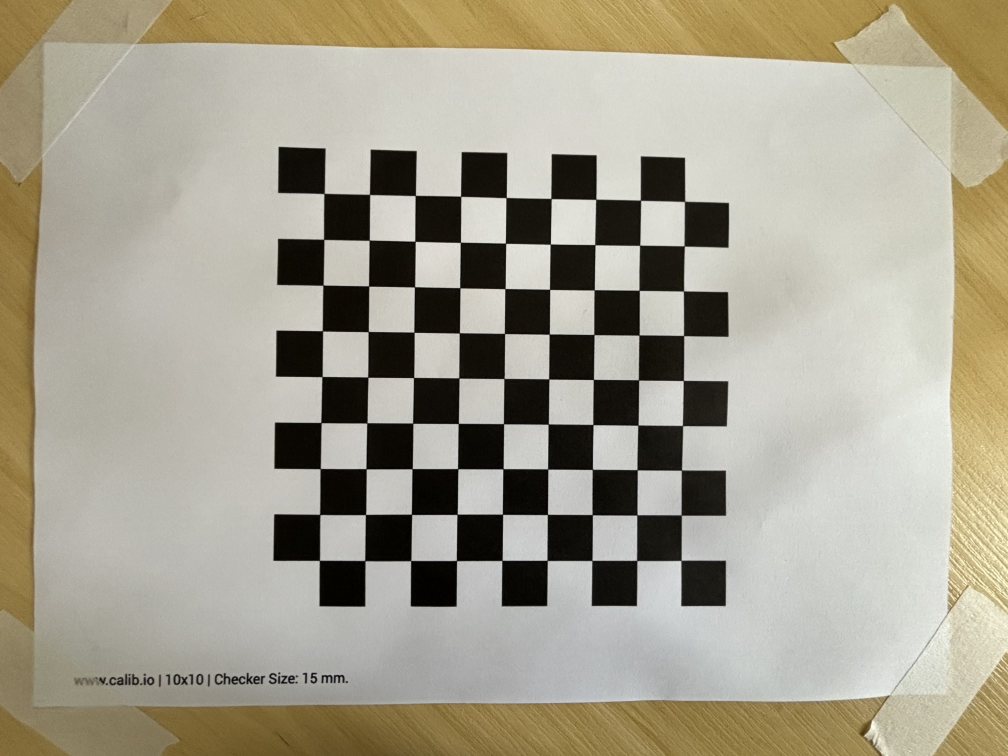
#> input picture iphone_15_ultra-wide_camera-1/IMG_7256.jpeg, 4032 x 3024 px (shown at 1/4 size); its folder holds only this picture in this run
$ python camera_calibration.py
#> lines starting #> are read from the running program, lines starting #| are printed output that depends on the picture
import numpy as np
import cv2
import glob
import yaml
import os


# Termination criteria
criteria = (cv2.TERM_CRITERIA_EPS + cv2.TERM_CRITERIA_MAX_ITER, 30, 0.001)

# Prepare object points, like (0,0,0), (1,0,0), (2,0,0) ....,(6,5,0)
objp = np.zeros((9*9, 3), np.float32)
square_size = 15  # tamanho real do quadrado em mm
objp[:, :2] = np.mgrid[0:9, 0:9].T.reshape(-1, 2) * square_size

# Arrays to store object points and image points from all the images.
objpoints = []  # 3D point in real world space
imgpoints = []  # 2D points in image plane.

# Load images from specified directory
images = glob.glob(r'/home/jardel/Desktop/camera_calibration/iphone_15_ultra-wide_camera-1/*.jpeg')
images_result = glob.glob(r'/home/jardel/Desktop/camera_calibration/iphone_15_ultra-wide_camera-2/*.jpeg')

# Create a results directory to save corrected images
results_dir = '/home/jardel/Desktop/camera_calibration/results-iphone15'
combined_iphone_results = '/home/jardel/Desktop/camera_calibration/results-combined-iphone'

os.makedirs(results_dir, exist_ok=True)
os.makedirs(combined_iphone_results, exist_ok=True)

found = 0
for fname in images:
    img = cv2.imread(fname)  # Capture frame-by-frame
#> img is the input picture: shape (3024, 4032, 3); mean B, G, R 142.9, 159.8, 165.2
    gray = cv2.cvtColor(img, cv2.COLOR_BGR2GRAY)
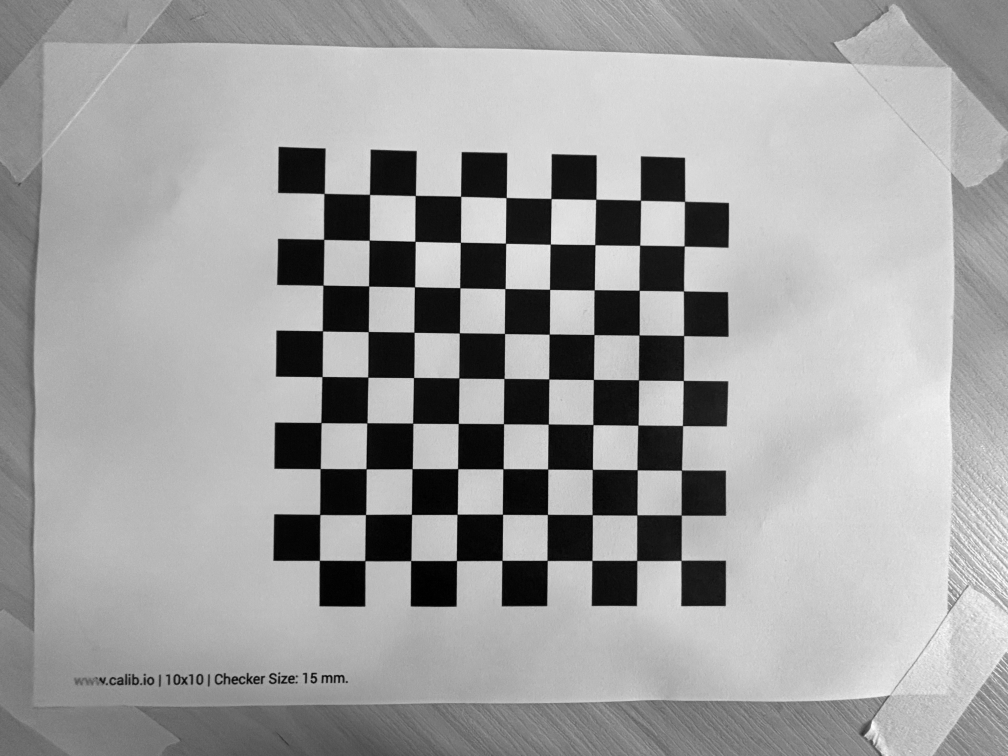
#> gray: shape (3024, 4032) (shown at 1/4 size); min 0, max 254, mean 159.5

    # Find the chess board corners
    ret, corners = cv2.findChessboardCorners(gray, (9, 9), None)
#> ret = True; corners = 81 rows, first 8: [1297.5, 775], [1481.5, 780.8], [1662.5, 783], [1844.5, 786.5], [2026, 791.5], [2205.5, 795.5], [2385, 798.5], [2563, 802]

    # If found, add object points, image points (after refining them)
    if ret:
        objpoints.append(objp)  # Every loop objp is the same, in 3D.
        corners2 = cv2.cornerSubPix(gray, corners, (11, 11), (-1, -1), criteria)
#> corners2 = 81 rows, first 8: [1297.4, 774.9], [1479.7, 779.1], [1662.5, 783.2], [1844.2, 786.5], [2025.9, 791.9], [2205.6, 795.4], [2384.8, 798.4], [2563.3, 802]
        imgpoints.append(corners2)

        # Draw and display the corners
        img = cv2.drawChessboardCorners(img, (9, 9), corners2, ret)
        found += 1

        # Resize the image for visualization
        img_resized = cv2.resize(img, (1080, 720))  # Ajuste as dimensões conforme necessário
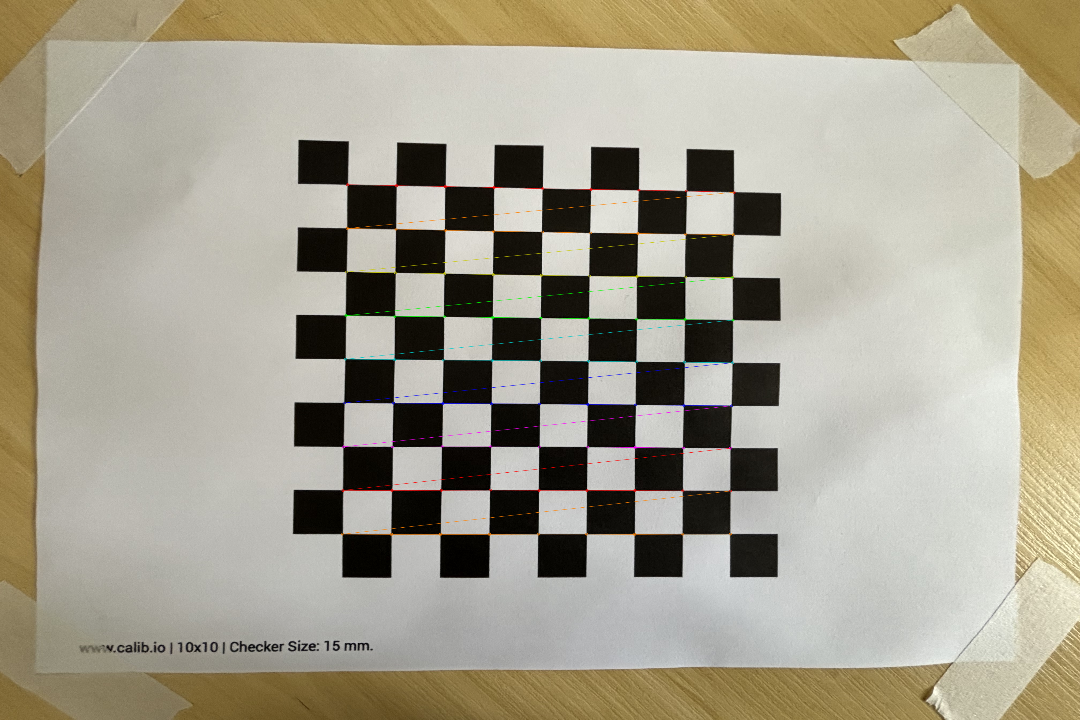
#> img_resized: shape (720, 1080, 3); mean B, G, R 142.8, 159.7, 165.3
        cv2.imshow('img', img_resized)
        cv2.waitKey(500)

# Calibration
ret, mtx, dist, rvecs, tvecs = cv2.calibrateCamera(objpoints, imgpoints, gray.shape[::-1], None, None)
#> ret = 1.06; mtx = [[7425.4, 0, 1996.9], [0, 7399.1, 1455.1], [0, 0, 1]]; dist = [[1.3, -59.2, 0.00662, 0.00577, 702.3]]; rvecs = ([0.0024, -0.121, 0.0115],); tvecs = ([-57.19, -55.67, 609.5],)

# Transform the matrix and distortion coefficients to writable lists
data = {
    'camera_matrix': np.asarray(mtx).tolist(),
    'dist_coeff': np.asarray(dist).tolist()
}
#> data = {'camera_matrix': [[7425.4, 0, 1996.9], [0, 7399.1, 1455.1], [0, 0, 1]], 'dist_coeff': [[1.3, -59.2, 0.00662, 0.00577, 702.3]]}

# Save calibration data to a file
with open("calibration_matrix-iphone.yaml", "w") as f:
    yaml.dump(data, f)

# Apply undistortion to the images and display original and corrected images
for idx, fname in enumerate(images_result):
    img = cv2.imread(fname)

    # Undistort the image using the calibration parameters
    h, w = img.shape[:2]
    new_camera_mtx, roi = cv2.getOptimalNewCameraMatrix(mtx, dist, (w, h), 1, (w, h))
    dst = cv2.undistort(img, mtx, dist, None, new_camera_mtx)

    # Resize images for side-by-side visualization
    img_resized = cv2.resize(img, (640, 480))  # Resize original
    dst_resized = cv2.resize(dst, (640, 480))  # Resize corrected

     # Concatenate the original and corrected images horizontally
    combined = np.hstack((img_resized, dst_resized))

    # Display the combined image
    cv2.imshow('Original vs Corrected', combined)
    cv2.waitKey(500)

    # Defina o caminho corretamente
    corrected_combined_image_name = os.path.join(combined_iphone_results, f'corrected_combined_{idx}.png')  # Modifiquei o `combined` para `combined_gopro_results`
    cv2.imwrite(corrected_combined_image_name, combined)

    # Save the corrected image
    corrected_image_name = os.path.join(results_dir, f'corrected_{idx}.png')
    cv2.imwrite(corrected_image_name, dst)

print("Number of images used for calibration: ", found)

# When everything done, release the capture
cv2.destroyAllWindows()
